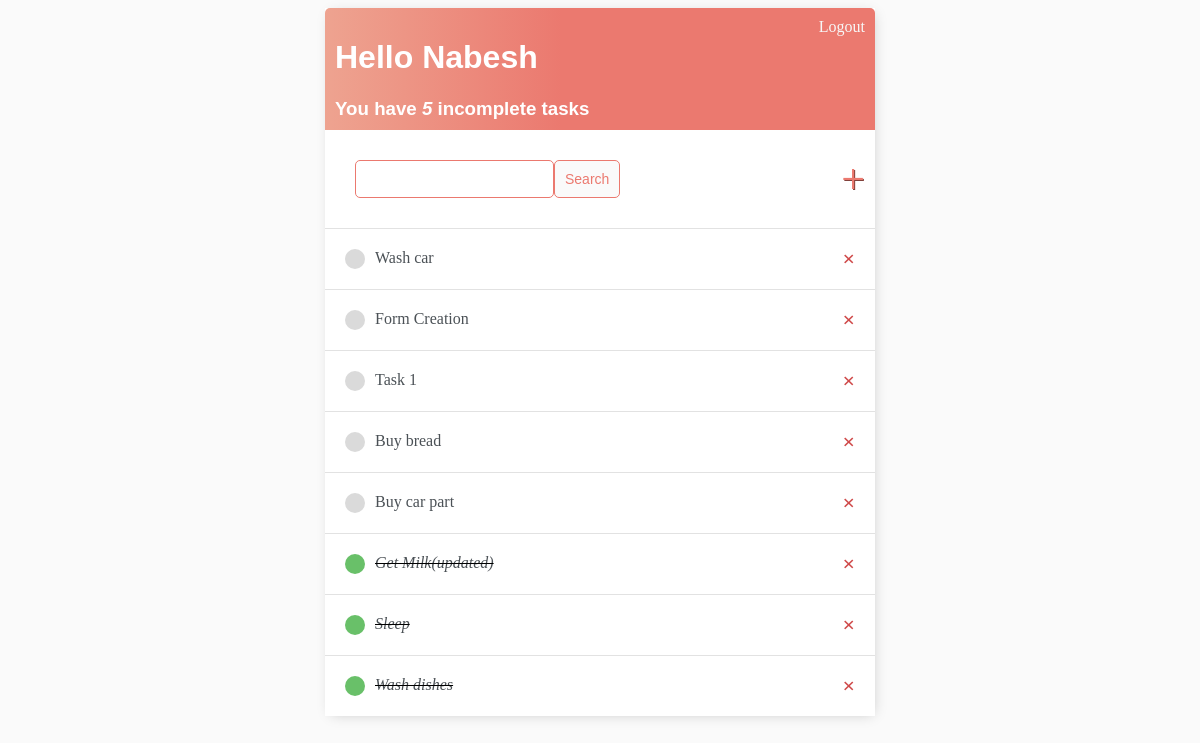
Before: / (signed in) with the older database file.
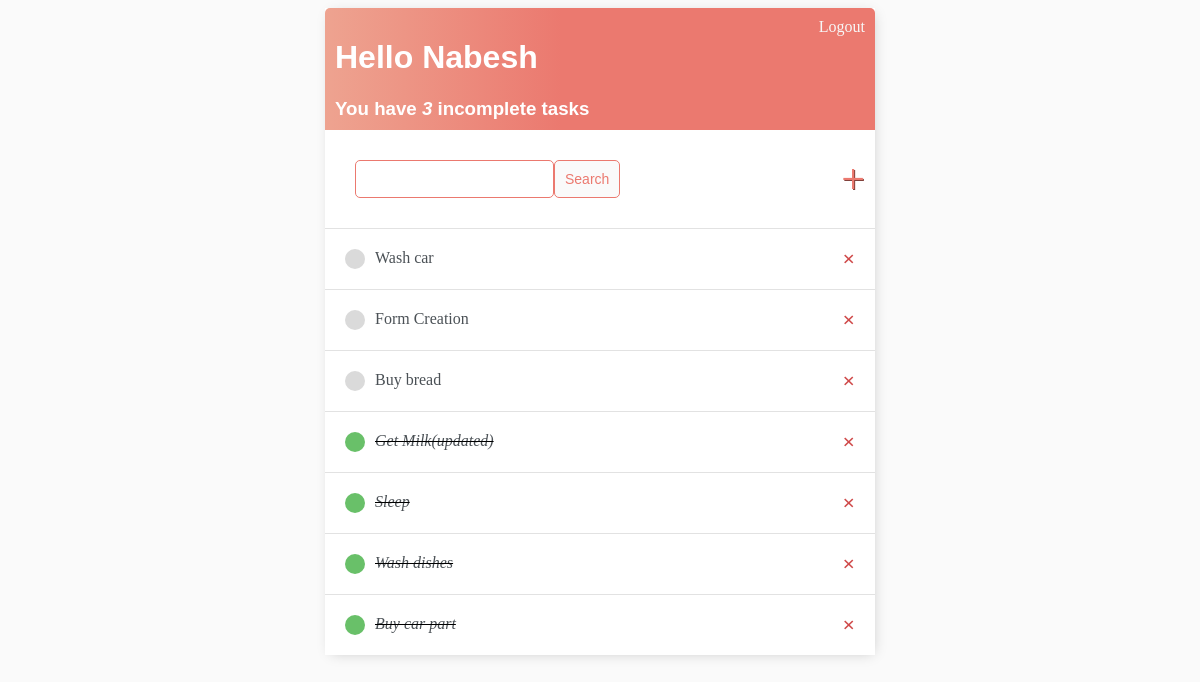
After: the same page with the newer database file.
### base/models.py (models this page shows)
class Task(models.Model):
    user = models.ForeignKey(User, on_delete= models.CASCADE, null=False, blank=False)
    title = models.CharField(max_length = 255, null = False, blank = False)
    description = models.TextField(null = True, blank = True)
    complete = models.BooleanField(default = False)
    created = models.DateTimeField(auto_now_add=True)
    def __str__(self):
        return self.title
    class Meta:
        ordering = ['complete']

### base/views.py (the view)
# urls.py: path('', TaskList.as_view(), name='tasks'),
class TaskList(LoginRequiredMixin, ListView):
    model = Task
    context_object_name = 'tasks'
    def get_context_data(self, **kwargs):
        context = super().get_context_data(**kwargs)
        context ['tasks'] = context ['tasks'].filter(user = self.request.user)
        context ['count'] = context ['tasks'].filter(complete = False).count()
        search_input = self.request.GET.get('search-area') or ''
        if search_input:
            context['tasks'] = context['tasks'].filter(title__icontains = search_input)
        context['search_input'] = search_input
        return context

### templates/base/task_list.html
{% extends 'base/main.html' %} {% block content %}
<div class="header-bar">
    <div>
        <h1>Hello {{request.user|title}}</h1>
        <h3 style="margin: 0;">You have <i>{{count}}</i> incomplete task{{count|pluralize:"s"}}</h3>
    </div>
    {% if request.user.is_authenticated %}
    <a href="{% url 'logout' %}">Logout</a> {% else %}
    <a href="{% url 'login' %}">Login</a> {% endif %}
</div>
<div id="search-add-wrapper">
    <form method="GET" style="margin: 20px; display:flex;">
        <input type="text" name="search-area" value="{{search_input}}">
        <input class="button" type="submit" value="Search">
    </form>
    <a id="add-link" href="{% url 'task-create' %}">&#x2b;</a>
</div>
<div class="task-items-wrapper">
    {% for task in tasks %}
    <div class="task-wrapper">
        {% if task.complete %}
        <div class="task-title">
            <div class="task-complete-icon"></div>
            <i><s><a href="{% url 'task-update' task.id %}">{{task}}</a></s></i>
        </div>
        <a class="delete-link" href="{% url 'task-delete' task.id %}">&#215;</a> {% else %}
        <div class="task-title">
            <div class="task-incomplete-icon"></div>
            <a href="{% url 'task-update' task.id %}">{{task}}</a>
        </div>
        <a class="delete-link" href="{% url 'task-delete' task.id %}">&#215;</a> {% endif %}
    </div>
    {% empty %}
    <h3>No items in list</h3>
    {% endfor %}
</div>
{% endblock content %}

### templates/base/main.html (shortened to what this page needs)
<!DOCTYPE html>
<html lang="en">
<head>
</head>
<body>
    <div class="container">
        {% block content %}{% endblock content%}
    </div>
</body>
</html>

### templates/base/main.html (style rules this page uses)
body { background-color: #FAFAFA; }
h1, h2, h3, h4, h5, h6 { font-family: 'Raleway', sans-serif; }
a, p { color: #4b5156; }
.container { max-width: 550px; margin: auto; background-color: #fff; -webkit-box-shadow: 2px 2px 13px -4px rgba(0, 0, 0, 0.21); box-shadow: 2px 2px 13px -4px rgba(0, 0, 0, 0.21); }
.header-bar { display: flex; justify-content: space-between; color: #fff; padding: 10px; border-radius: 5px 5px 0 0; background: linear-gradient(90deg, #EEA390 0%, #EB796F 43%, #EB796F 100%); }
.header-bar a { color: rgb(247, 247, 247); text-decoration: none; }
.task-wrapper { display: flex; align-items: center; justify-content: space-between; padding: 20px; background-color: #fff; border-top: 1px solid rgb(226, 226, 226); }
.task-title { display: flex; }
.task-title a { text-decoration: none; color: #4b5156; margin-left: 10px; }
.task-complete-icon { height: 20px; width: 20px; background-color: rgb(105, 192, 105); border-radius: 50px; }
.task-incomplete-icon { height: 20px; width: 20px; background-color: rgb(218, 218, 218); border-radius: 50px; }
.delete-link { text-decoration: none; font-weight: 900; color: #cf4949; font-size: 22px; line-height: 0; }
#search-add-wrapper { display: flex; justify-content: space-between; align-items: center; padding: 10px; }
#add-link { color: #EB796F; text-decoration: none; font-size: 42px; text-shadow: 1px 1px #81413b; }
input[type=text], input[type=password], textarea { border: 1px solid #EB796F; border-radius: 5px; padding: 10px; width: 90%; }
.button { border: 1px solid #EB796F; background-color: #FAFAFA; color: #EB796F; padding: 10px; font-size: 14px; border-radius: 5px; cursor: pointer; text-decoration: none; }

Changed rows visible on the page:
removed Task: title "Task 1"
changed Task "Buy car part": complete False → True (drawn); moves down the list
Other visible differences:
{{ count }}: "5" → "3"
